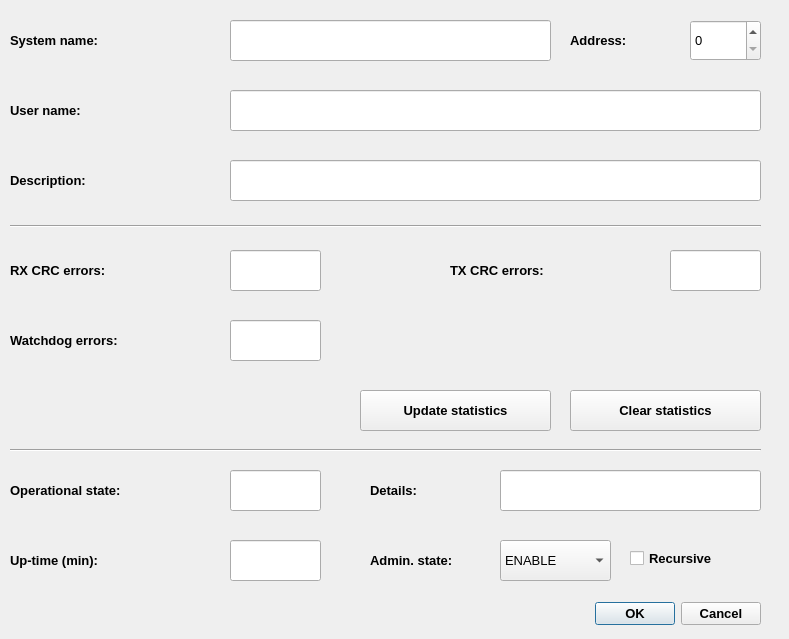
<?xml version="1.0" encoding="UTF-8"?>
<ui version="4.0">
 <class>satelliteDialog</class>
 <widget class="QDialog" name="satelliteDialog">
  <property name="geometry">
   <rect>
    <x>0</x>
    <y>0</y>
    <width>789</width>
    <height>639</height>
   </rect>
  </property>
  <property name="windowTitle">
   <string>Satellite</string>
  </property>
  <property name="windowIcon">
   <iconset>
    <normaloff>../icons/satellite.png</normaloff>../icons/satellite.png</iconset>
  </property>
  <widget class="QComboBox" name="adminStateComboBox">
   <property name="geometry">
    <rect>
     <x>500</x>
     <y>540</y>
     <width>111</width>
     <height>41</height>
    </rect>
   </property>
   <property name="font">
    <font>
     <pointsize>10</pointsize>
    </font>
   </property>
   <property name="whatsThis">
    <string>Satellite administrative state [ENABLE | DISABLE]</string>
   </property>
   <item>
    <property name="text">
     <string>ENABLE</string>
    </property>
   </item>
   <item>
    <property name="text">
     <string>DISABLE</string>
    </property>
   </item>
  </widget>
  <widget class="QLabel" name="adminStateLabel">
   <property name="geometry">
    <rect>
     <x>370</x>
     <y>540</y>
     <width>131</width>
     <height>41</height>
    </rect>
   </property>
   <property name="font">
    <font>
     <pointsize>10</pointsize>
     <weight>75</weight>
     <bold>true</bold>
    </font>
   </property>
   <property name="whatsThis">
    <string>&lt;html&gt;&lt;head/&gt;&lt;body&gt;&lt;p&gt;&lt;span style=&quot; font-weight:400;&quot;&gt;Satellite administrative state [ENABLE | DISABLE]&lt;/span&gt;&lt;/p&gt;&lt;/body&gt;&lt;/html&gt;</string>
   </property>
   <property name="text">
    <string>Admin. state:</string>
   </property>
   <property name="wordWrap">
    <bool>true</bool>
   </property>
  </widget>
  <widget class="QLabel" name="operationalStateLabel">
   <property name="geometry">
    <rect>
     <x>10</x>
     <y>470</y>
     <width>221</width>
     <height>41</height>
    </rect>
   </property>
   <property name="font">
    <font>
     <pointsize>10</pointsize>
     <weight>75</weight>
     <bold>true</bold>
    </font>
   </property>
   <property name="whatsThis">
    <string>&lt;html&gt;&lt;head/&gt;&lt;body&gt;&lt;p&gt;&lt;span style=&quot; font-weight:400;&quot;&gt;Satellite operational state [AVAIL | UNAVAIL]&lt;/span&gt;&lt;/p&gt;&lt;/body&gt;&lt;/html&gt;</string>
   </property>
   <property name="text">
    <string>Operational state:</string>
   </property>
  </widget>
  <widget class="QLineEdit" name="opStateSummaryLineEdit">
   <property name="geometry">
    <rect>
     <x>230</x>
     <y>470</y>
     <width>91</width>
     <height>41</height>
    </rect>
   </property>
   <property name="font">
    <font>
     <pointsize>10</pointsize>
    </font>
   </property>
   <property name="whatsThis">
    <string>Satellite operational state [AVAIL | UNAVAIL]</string>
   </property>
   <property name="text">
    <string/>
   </property>
   <property name="readOnly">
    <bool>true</bool>
   </property>
  </widget>
  <widget class="QCheckBox" name="adminStateForceCheckBox">
   <property name="geometry">
    <rect>
     <x>630</x>
     <y>538</y>
     <width>131</width>
     <height>41</height>
    </rect>
   </property>
   <property name="font">
    <font>
     <pointsize>10</pointsize>
     <weight>75</weight>
     <bold>true</bold>
    </font>
   </property>
   <property name="whatsThis">
    <string>If you want to avoid manually “ENABLE” all parents, or “DISABLE” all children you may use the “recursive” version of “ENABLE”/”DISABLE” in which case the server does it for you.</string>
   </property>
   <property name="text">
    <string>Recursive</string>
   </property>
  </widget>
  <widget class="QLabel" name="upTimeLabel">
   <property name="geometry">
    <rect>
     <x>10</x>
     <y>540</y>
     <width>221</width>
     <height>41</height>
    </rect>
   </property>
   <property name="font">
    <font>
     <pointsize>10</pointsize>
     <weight>75</weight>
     <bold>true</bold>
    </font>
   </property>
   <property name="whatsThis">
    <string>&lt;html&gt;&lt;head/&gt;&lt;body&gt;&lt;p&gt;&lt;span style=&quot; font-weight:400;&quot;&gt;Satellite uptime - time sinse previous satellite start&lt;/span&gt;&lt;/p&gt;&lt;/body&gt;&lt;/html&gt;</string>
   </property>
   <property name="text">
    <string>Up-time (min):</string>
   </property>
  </widget>
  <widget class="QLineEdit" name="upTimeLineEdit">
   <property name="geometry">
    <rect>
     <x>230</x>
     <y>540</y>
     <width>91</width>
     <height>41</height>
    </rect>
   </property>
   <property name="font">
    <font>
     <pointsize>10</pointsize>
    </font>
   </property>
   <property name="whatsThis">
    <string>Satellite uptime - time sinse previous satellite start</string>
   </property>
   <property name="text">
    <string/>
   </property>
   <property name="readOnly">
    <bool>true</bool>
   </property>
  </widget>
  <widget class="QDialogButtonBox" name="confirmButtonBox">
   <property name="geometry">
    <rect>
     <x>590</x>
     <y>588</y>
     <width>171</width>
     <height>51</height>
    </rect>
   </property>
   <property name="font">
    <font>
     <pointsize>10</pointsize>
     <weight>75</weight>
     <bold>true</bold>
    </font>
   </property>
   <property name="whatsThis">
    <string>&lt;html&gt;&lt;head/&gt;&lt;body&gt;&lt;p&gt;Accept and deploy configuration changes / or reject them&lt;/p&gt;&lt;/body&gt;&lt;/html&gt;</string>
   </property>
   <property name="standardButtons">
    <set>QDialogButtonBox::Cancel|QDialogButtonBox::Ok</set>
   </property>
  </widget>
  <widget class="QLabel" name="operationalStateDetailLabel">
   <property name="geometry">
    <rect>
     <x>370</x>
     <y>470</y>
     <width>91</width>
     <height>41</height>
    </rect>
   </property>
   <property name="font">
    <font>
     <pointsize>10</pointsize>
     <weight>75</weight>
     <bold>true</bold>
    </font>
   </property>
   <property name="whatsThis">
    <string>&lt;html&gt;&lt;head/&gt;&lt;body&gt;&lt;p&gt;&lt;span style=&quot; font-weight:400;&quot;&gt;Satellite detailed operational state [INIT | DISABLE | CBL | ERRSEC | FAIL]&lt;/span&gt;&lt;/p&gt;&lt;/body&gt;&lt;/html&gt;</string>
   </property>
   <property name="text">
    <string>Details:</string>
   </property>
  </widget>
  <widget class="QLineEdit" name="opStateDetailLineEdit">
   <property name="geometry">
    <rect>
     <x>500</x>
     <y>470</y>
     <width>261</width>
     <height>41</height>
    </rect>
   </property>
   <property name="font">
    <font>
     <pointsize>10</pointsize>
    </font>
   </property>
   <property name="whatsThis">
    <string>&lt;html&gt;&lt;head/&gt;&lt;body&gt;&lt;p&gt;Satellite detailed operational state [INIT | DISABLE | CBL | ERRSEC | FAIL]&lt;/p&gt;&lt;/body&gt;&lt;/html&gt;</string>
   </property>
   <property name="text">
    <string/>
   </property>
   <property name="readOnly">
    <bool>true</bool>
   </property>
  </widget>
  <widget class="QLabel" name="AddressLabel">
   <property name="geometry">
    <rect>
     <x>570</x>
     <y>20</y>
     <width>111</width>
     <height>41</height>
    </rect>
   </property>
   <property name="font">
    <font>
     <pointsize>10</pointsize>
     <weight>75</weight>
     <bold>true</bold>
    </font>
   </property>
   <property name="whatsThis">
    <string>&lt;html&gt;&lt;head/&gt;&lt;body&gt;&lt;p&gt;&lt;span style=&quot; font-weight:400;&quot;&gt;Satellite address&lt;/span&gt;&lt;/p&gt;&lt;/body&gt;&lt;/html&gt;</string>
   </property>
   <property name="text">
    <string>Address:</string>
   </property>
  </widget>
  <widget class="QLineEdit" name="JMRIDescriptionLineEdit">
   <property name="geometry">
    <rect>
     <x>230</x>
     <y>160</y>
     <width>531</width>
     <height>41</height>
    </rect>
   </property>
   <property name="font">
    <font>
     <pointsize>10</pointsize>
    </font>
   </property>
   <property name="whatsThis">
    <string>Satellite description</string>
   </property>
   <property name="text">
    <string/>
   </property>
   <property name="readOnly">
    <bool>false</bool>
   </property>
  </widget>
  <widget class="QLabel" name="descriptionLabel">
   <property name="geometry">
    <rect>
     <x>10</x>
     <y>160</y>
     <width>221</width>
     <height>41</height>
    </rect>
   </property>
   <property name="font">
    <font>
     <pointsize>10</pointsize>
     <weight>75</weight>
     <bold>true</bold>
    </font>
   </property>
   <property name="whatsThis">
    <string>&lt;html&gt;&lt;head/&gt;&lt;body&gt;&lt;p&gt;&lt;span style=&quot; font-size:8pt; font-weight:400;&quot;&gt;Satellite description&lt;/span&gt;&lt;/p&gt;&lt;/body&gt;&lt;/html&gt;</string>
   </property>
   <property name="text">
    <string>Description:</string>
   </property>
  </widget>
  <widget class="QLineEdit" name="rxCrcErrLineEdit">
   <property name="geometry">
    <rect>
     <x>230</x>
     <y>250</y>
     <width>91</width>
     <height>41</height>
    </rect>
   </property>
   <property name="font">
    <font>
     <pointsize>10</pointsize>
    </font>
   </property>
   <property name="whatsThis">
    <string>Received CRC errors</string>
   </property>
   <property name="text">
    <string/>
   </property>
   <property name="readOnly">
    <bool>true</bool>
   </property>
  </widget>
  <widget class="QLabel" name="rxCRCLabel">
   <property name="geometry">
    <rect>
     <x>10</x>
     <y>250</y>
     <width>221</width>
     <height>41</height>
    </rect>
   </property>
   <property name="font">
    <font>
     <pointsize>10</pointsize>
     <weight>75</weight>
     <bold>true</bold>
    </font>
   </property>
   <property name="whatsThis">
    <string>&lt;html&gt;&lt;head/&gt;&lt;body&gt;&lt;p&gt;&lt;span style=&quot; font-weight:400;&quot;&gt;Received CRC errors&lt;/span&gt;&lt;/p&gt;&lt;/body&gt;&lt;/html&gt;</string>
   </property>
   <property name="text">
    <string>RX CRC errors:</string>
   </property>
  </widget>
  <widget class="QLineEdit" name="wdErrLineEdit">
   <property name="geometry">
    <rect>
     <x>230</x>
     <y>320</y>
     <width>91</width>
     <height>41</height>
    </rect>
   </property>
   <property name="font">
    <font>
     <pointsize>10</pointsize>
    </font>
   </property>
   <property name="whatsThis">
    <string>&lt;html&gt;&lt;head/&gt;&lt;body&gt;&lt;p&gt;Watchdog errors&lt;/p&gt;&lt;/body&gt;&lt;/html&gt;</string>
   </property>
   <property name="text">
    <string/>
   </property>
   <property name="readOnly">
    <bool>true</bool>
   </property>
  </widget>
  <widget class="QLabel" name="watchdogLabel">
   <property name="geometry">
    <rect>
     <x>10</x>
     <y>320</y>
     <width>221</width>
     <height>41</height>
    </rect>
   </property>
   <property name="font">
    <font>
     <pointsize>10</pointsize>
     <weight>75</weight>
     <bold>true</bold>
    </font>
   </property>
   <property name="whatsThis">
    <string>&lt;html&gt;&lt;head/&gt;&lt;body&gt;&lt;p&gt;&lt;span style=&quot; font-weight:400;&quot;&gt;Watchdog errors&lt;/span&gt;&lt;/p&gt;&lt;/body&gt;&lt;/html&gt;</string>
   </property>
   <property name="text">
    <string>Watchdog errors:</string>
   </property>
  </widget>
  <widget class="QPushButton" name="clearStatsPushButton">
   <property name="geometry">
    <rect>
     <x>570</x>
     <y>390</y>
     <width>191</width>
     <height>41</height>
    </rect>
   </property>
   <property name="font">
    <font>
     <pointsize>10</pointsize>
     <weight>75</weight>
     <bold>true</bold>
    </font>
   </property>
   <property name="whatsThis">
    <string>&lt;html&gt;&lt;head/&gt;&lt;body&gt;&lt;p&gt;&lt;span style=&quot; font-weight:400;&quot;&gt;Reset statistics&lt;/span&gt;&lt;/p&gt;&lt;/body&gt;&lt;/html&gt;</string>
   </property>
   <property name="text">
    <string>Clear statistics</string>
   </property>
  </widget>
  <widget class="QPushButton" name="updateStatsPushButton">
   <property name="geometry">
    <rect>
     <x>360</x>
     <y>390</y>
     <width>191</width>
     <height>41</height>
    </rect>
   </property>
   <property name="font">
    <font>
     <pointsize>10</pointsize>
     <weight>75</weight>
     <bold>true</bold>
    </font>
   </property>
   <property name="whatsThis">
    <string>&lt;html&gt;&lt;head/&gt;&lt;body&gt;&lt;p&gt;&lt;span style=&quot; font-weight:400;&quot;&gt;Update statistics in real time&lt;/span&gt;&lt;/p&gt;&lt;/body&gt;&lt;/html&gt;</string>
   </property>
   <property name="text">
    <string>Update statistics</string>
   </property>
   <property name="checkable">
    <bool>false</bool>
   </property>
  </widget>
  <widget class="QLineEdit" name="txCrcErrLineEdit">
   <property name="geometry">
    <rect>
     <x>670</x>
     <y>250</y>
     <width>91</width>
     <height>41</height>
    </rect>
   </property>
   <property name="font">
    <font>
     <pointsize>10</pointsize>
    </font>
   </property>
   <property name="whatsThis">
    <string>Transmit CRC errors (detected by the decoder satellite link receiver)</string>
   </property>
   <property name="text">
    <string/>
   </property>
   <property name="readOnly">
    <bool>true</bool>
   </property>
  </widget>
  <widget class="QSpinBox" name="satAddrSpinBox">
   <property name="geometry">
    <rect>
     <x>690</x>
     <y>20</y>
     <width>71</width>
     <height>41</height>
    </rect>
   </property>
   <property name="font">
    <font>
     <pointsize>10</pointsize>
    </font>
   </property>
   <property name="whatsThis">
    <string>Satellite address</string>
   </property>
   <property name="maximum">
    <number>16</number>
   </property>
  </widget>
  <widget class="Line" name="line">
   <property name="geometry">
    <rect>
     <x>10</x>
     <y>216</y>
     <width>751</width>
     <height>20</height>
    </rect>
   </property>
   <property name="orientation">
    <enum>Qt::Horizontal</enum>
   </property>
  </widget>
  <widget class="QLabel" name="txCrcLabel">
   <property name="geometry">
    <rect>
     <x>450</x>
     <y>250</y>
     <width>221</width>
     <height>41</height>
    </rect>
   </property>
   <property name="font">
    <font>
     <pointsize>10</pointsize>
     <weight>75</weight>
     <bold>true</bold>
    </font>
   </property>
   <property name="whatsThis">
    <string>&lt;html&gt;&lt;head/&gt;&lt;body&gt;&lt;p&gt;&lt;span style=&quot; font-size:8pt; font-weight:400;&quot;&gt;Transmit CRC errors (detected by the decoder satellite link receiver)&lt;/span&gt;&lt;/p&gt;&lt;/body&gt;&lt;/html&gt;</string>
   </property>
   <property name="text">
    <string>TX CRC errors:</string>
   </property>
  </widget>
  <widget class="Line" name="line_2">
   <property name="geometry">
    <rect>
     <x>10</x>
     <y>440</y>
     <width>751</width>
     <height>20</height>
    </rect>
   </property>
   <property name="orientation">
    <enum>Qt::Horizontal</enum>
   </property>
  </widget>
  <widget class="QLabel" name="SystemNameLabel">
   <property name="geometry">
    <rect>
     <x>10</x>
     <y>20</y>
     <width>221</width>
     <height>41</height>
    </rect>
   </property>
   <property name="font">
    <font>
     <pointsize>10</pointsize>
     <weight>75</weight>
     <bold>true</bold>
    </font>
   </property>
   <property name="whatsThis">
    <string>&lt;html&gt;&lt;head/&gt;&lt;body&gt;&lt;p&gt;&lt;span style=&quot; font-size:8pt; font-weight:400;&quot;&gt;Satellite description&lt;/span&gt;&lt;/p&gt;&lt;/body&gt;&lt;/html&gt;</string>
   </property>
   <property name="text">
    <string>System name:</string>
   </property>
  </widget>
  <widget class="QLineEdit" name="JMRISystemNameLineEdit">
   <property name="geometry">
    <rect>
     <x>230</x>
     <y>20</y>
     <width>321</width>
     <height>41</height>
    </rect>
   </property>
   <property name="font">
    <font>
     <pointsize>10</pointsize>
    </font>
   </property>
   <property name="whatsThis">
    <string>Satellite description</string>
   </property>
   <property name="text">
    <string/>
   </property>
   <property name="readOnly">
    <bool>false</bool>
   </property>
  </widget>
  <widget class="QLabel" name="userNameLabel">
   <property name="geometry">
    <rect>
     <x>10</x>
     <y>90</y>
     <width>211</width>
     <height>41</height>
    </rect>
   </property>
   <property name="font">
    <font>
     <pointsize>10</pointsize>
     <weight>75</weight>
     <bold>true</bold>
    </font>
   </property>
   <property name="whatsThis">
    <string>&lt;html&gt;&lt;head/&gt;&lt;body&gt;&lt;p&gt;&lt;span style=&quot; font-size:8pt; font-weight:400;&quot;&gt;Satellite description&lt;/span&gt;&lt;/p&gt;&lt;/body&gt;&lt;/html&gt;</string>
   </property>
   <property name="text">
    <string>User name:</string>
   </property>
  </widget>
  <widget class="QLineEdit" name="JMRIUserNameLineEdit">
   <property name="geometry">
    <rect>
     <x>230</x>
     <y>90</y>
     <width>531</width>
     <height>41</height>
    </rect>
   </property>
   <property name="font">
    <font>
     <pointsize>10</pointsize>
    </font>
   </property>
   <property name="whatsThis">
    <string>Satellite description</string>
   </property>
   <property name="text">
    <string/>
   </property>
   <property name="readOnly">
    <bool>false</bool>
   </property>
  </widget>
 </widget>
 <resources/>
 <connections/>
</ui>
